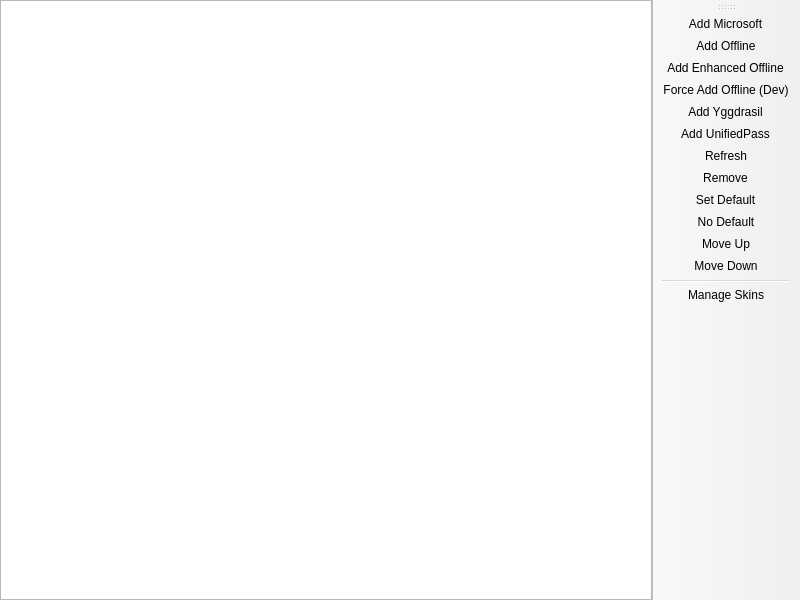
<?xml version="1.0" encoding="UTF-8"?>
<ui version="4.0">
 <class>AccountListPage</class>
 <widget class="QMainWindow" name="AccountListPage">
  <property name="geometry">
   <rect>
    <x>0</x>
    <y>0</y>
    <width>800</width>
    <height>600</height>
   </rect>
  </property>
  <widget class="QWidget" name="centralwidget">
   <layout class="QHBoxLayout" name="horizontalLayout">
    <property name="leftMargin">
     <number>0</number>
    </property>
    <property name="topMargin">
     <number>0</number>
    </property>
    <property name="rightMargin">
     <number>0</number>
    </property>
    <property name="bottomMargin">
     <number>0</number>
    </property>
    <item>
     <widget class="VersionListView" name="listView">
      <property name="alternatingRowColors">
       <bool>true</bool>
      </property>
      <property name="rootIsDecorated">
       <bool>false</bool>
      </property>
      <property name="itemsExpandable">
       <bool>false</bool>
      </property>
      <property name="allColumnsShowFocus">
       <bool>true</bool>
      </property>
      <attribute name="headerStretchLastSection">
       <bool>false</bool>
      </attribute>
     </widget>
    </item>
   </layout>
  </widget>
  <widget class="WideBar" name="toolBar">
   <attribute name="toolBarArea">
    <enum>RightToolBarArea</enum>
   </attribute>
   <attribute name="toolBarBreak">
    <bool>false</bool>
   </attribute>
   <addaction name="actionAddMicrosoft"/>
   <addaction name="actionAddOffline"/>
   <addaction name="actionAddEnhancedOffline"/>
   <addaction name="actionAddOfflineForced"/>
   <addaction name="actionAddYggdrasil"/>
   <addaction name="actionAddUnifiedPass"/>
   <addaction name="actionRefresh"/>
   <addaction name="actionRemove"/>
   <addaction name="actionSetDefault"/>
   <addaction name="actionNoDefault"/>
   <addaction name="actionMoveUp"/>
   <addaction name="actionMoveDown"/>
   <addaction name="separator"/>
   <addaction name="actionManageSkins"/>
  </widget>
  <action name="actionSetDefault">
   <property name="text">
    <string>&amp;Set Default</string>
   </property>
  </action>
  <action name="actionNoDefault">
   <property name="checkable">
    <bool>true</bool>
   </property>
   <property name="text">
    <string>&amp;No Default</string>
   </property>
  </action>
  <action name="actionManageSkins">
   <property name="text">
    <string>&amp;Manage Skins</string>
   </property>
   <property name="toolTip">
    <string>Manage Skins</string>
   </property>
  </action>
  <action name="actionAddMicrosoft">
   <property name="text">
    <string>&amp;Add Microsoft</string>
   </property>
  </action>
  <action name="actionAddOffline">
   <property name="text">
    <string>Add &amp;Offline</string>
   </property>
  </action>
  <action name="actionAddOfflineForced">
   <property name="text">
    <string>Force Add Offline (Dev)</string>
   </property>
   <property name="toolTip">
    <string>Developer mode: Add offline account without Microsoft account verification</string>
   </property>
  </action>
  <action name="actionAddYggdrasil">
   <property name="text">
    <string>Add &amp;Yggdrasil</string>
   </property>
  </action>
  <action name="actionAddEnhancedOffline">
   <property name="text">
    <string>Add Enhanced Offline</string>
   </property>
  </action>
  <action name="actionAddUnifiedPass">
   <property name="text">
    <string>Add &amp;UnifiedPass</string>
   </property>
  </action>
  <action name="actionRefresh">
   <property name="text">
    <string>&amp;Refresh</string>
   </property>
   <property name="toolTip">
    <string>Refresh the account tokens</string>
   </property>
  </action>
  <action name="actionRemove">
   <property name="text">
    <string>Remo&amp;ve</string>
   </property>
  </action>
  <action name="actionMoveUp">
   <property name="text">
    <string>Move &amp;Up</string>
   </property>
  </action>
  <action name="actionMoveDown">
   <property name="text">
    <string>Move &amp;Down</string>
   </property>
  </action>
 </widget>
 <customwidgets>
  <customwidget>
   <class>VersionListView</class>
   <extends>QTreeView</extends>
   <header>ui/widgets/VersionListView.h</header>
  </customwidget>
  <customwidget>
   <class>WideBar</class>
   <extends>QToolBar</extends>
   <header>ui/widgets/WideBar.h</header>
  </customwidget>
 </customwidgets>
 <resources/>
 <connections/>
</ui>
